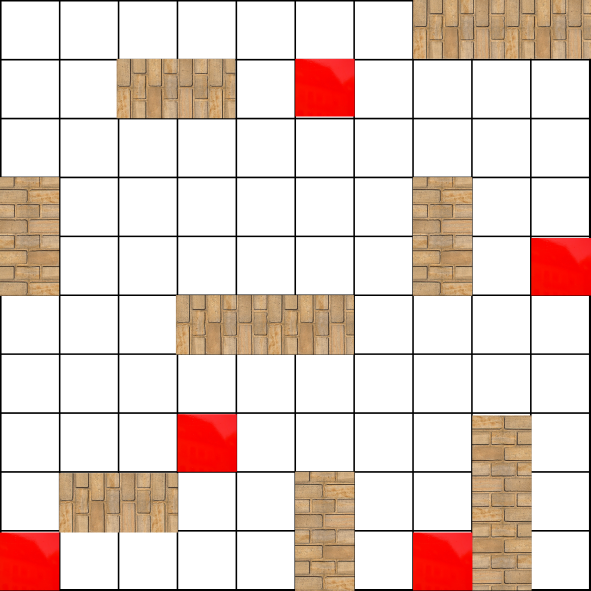
#> input picture taksi.png, 1181 x 1181 px, found by its file name (shown at 1/2 size)
$ jupyter execute --allow-errors taksi_simulasyon_kodu.ipynb
#> lines starting #> are read from the running program, lines starting #| are printed output that depends on the picture
# 🚕 Taksi Ortamı ile Q-Öğrenme Eğitimi

Bu proje, özel bir 10x10 taksi haritasında **Q-learning** algoritması kullanarak bir taksinin yolcu alıp hedefe güvenli şekilde götürmeyi öğrenmesini amaçlar.

---

## 🗺️ Harita ve Engeller
- Harita görselden (`taksi.png`) alınır.
- Kırmızı hücreler 🚫 (geçilemez alanlar)
- Kahverengi tuğla duvarlar 🧱 (geçilemez duvarlar)
- Bu hücreler otomatik olarak tespit edilerek eğitim ortamı hazırlanır.

---

## 🧩 Ortamın Yapısı (`CustomTaxiEnv`)
- **Izgara:** 10x10 hücre (her biri 50x50 px)
- **Özellikler:**
  - Taksi: 🟡 özel ikonla
  - Yolcu: 🧍 özel ikonla
  - Hedef: 🟩 yeşil kare
  - Geçilemez alanlar: 🔴 kırmızı/kahverengi
- **Durum (state):**
  `(taksi_x, taksi_y, yolcu_x, yolcu_y, yolcu_taksidemi)`

---

## 🎮 Aksiyonlar
| Aksiyon Kodu | Açıklama              |
|--------------|-----------------------|
| 0            | Yukarı git            |
| 1            | Aşağı git             |
| 2            | Sola git              |
| 3            | Sağa git              |
| 4            | Yolcuyu al (pick up)  |
| 5            | Yolcuyu bırak (drop)  |

---

## 🏆 Ödül Sistemi
| Olay                          | Ödül   |
|-------------------------------|--------|
| Yolcuyu doğru yerde alma      | +10    |
| Yolcuyu doğru yerde bırakma   | +20    |
| Yanlış pick/drop              | -10    |
| Her adım                      | -1     |

---

## 👁️ Görselleştirme (Render)
- **Yolcu taksideyse:**
  🔴 Taksinin etrafına **kırmızı çember** çizilir
  ❌ Yolcunun alındığı yere **kırmızı "X"** çizilir

- **Yolcu dışarıdaysa:**
  Yolcu ikonu gösterilir

- **Hedef:**
  🟩 Yeşil kutu olarak görünür

- **Taksi:**
  Taksi ikonu her zaman görünür

---

## 🤖 Q-learning Eğitimi
- Toplam **5000 bölüm**
- Aksiyonlar rastgele keşfedilir veya Q-table’dan seçilir
- Her adımda Q-table güncellenir:
  ```python
  Q(s, a) ← (1 - α) * Q(s, a) + α * [r + γ * max Q(s', a')]

[cell 1]
# Gerekli kütüphaneleri yükle
import numpy as np
import matplotlib.pyplot as plt
from PIL import Image, ImageDraw
import gym
from gym import spaces
import random
import os
import pickle
from IPython.display import clear_output, display
import time

[cell 2]
from google.colab import drive
drive.mount("/content/drive")
#colab bağlantısı yapıldı

[cell 3]
# Görselden kırmızı hücreleri (geçilemez alanları) ve kahverengi tuğla duvarları tespit eden fonksiyon
def load_invalid_cells(image_path, grid_size=10):
#> called with image_path = '/content/drive/MyDrive/taksi/taksi.png', grid_size = 10
    img = Image.open(image_path).convert("RGB")
#> img is the input picture: PIL image 1181x1181 RGB; mean R, G, B 230.7, 212.4, 204.5
    img = img.resize((500, 500))  # Harita 500x500 px, her kare 50x50 px
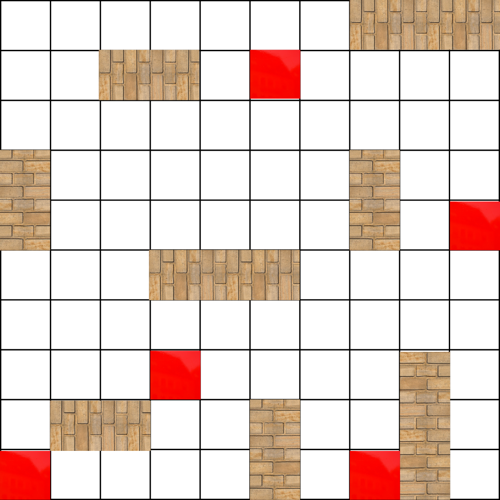
#> img: PIL image 500x500 RGB; mean R, G, B 230.4, 212.1, 204.1
    cell_size = img.width // grid_size
#> cell_size = 50
    invalid_cells = set()

    for i in range(grid_size):
        for j in range(grid_size):
            x0, y0 = j * cell_size, i * cell_size
            x1, y1 = x0 + cell_size, y0 + cell_size
            cell = img.crop((x0, y0, x1, y1))
            avg_color = np.array(cell).mean(axis=(0, 1))
            r, g, b = avg_color
            # Renk kırmızıya yakınsa geçilmez olarak işaretle
            if r > 180 and g < 80 and b < 80:
                invalid_cells.add((j, i))  # x, y
            # Renk kahverengiye yakınsa tuğla duvar olarak işaretle
            if 170 < r < 200 and 140 < g < 170 and 100 < b < 130:
                invalid_cells.add((j, i))  # x, y
#> after the loop, invalid_cells = 24 items

    return invalid_cells, img

[cell 4]
# Haritayı ve geçilmez hücreleri yükle
invalid_cells, taksi_map = load_invalid_cells("/content/drive/MyDrive/taksi/taksi.png")
#> invalid_cells = 24 items
